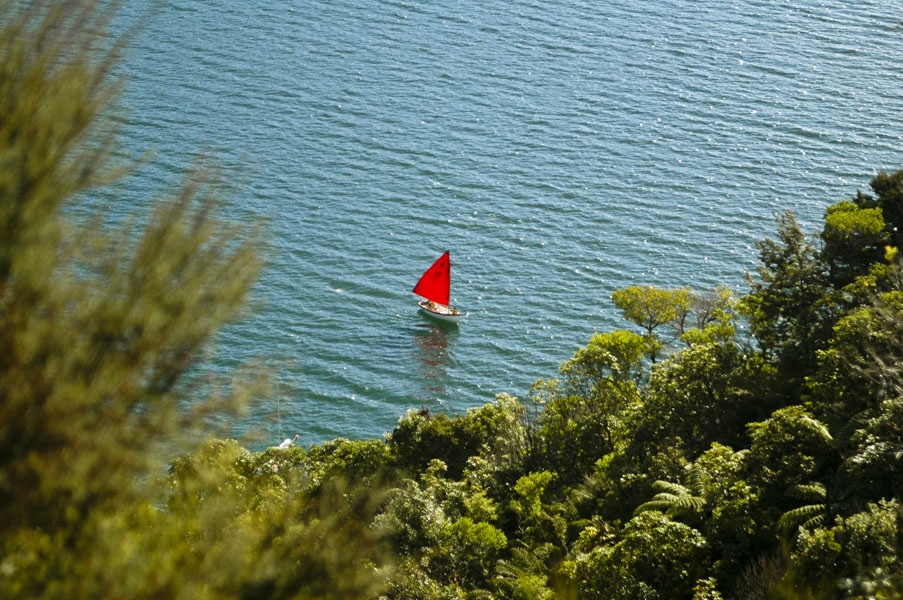
#> input picture 01_basic_image_manipulations/images/New_Zealand_Boat.jpg, 903 x 600 px
$ python D_flipping_images.py
#> lines starting #> are read from the running program, lines starting #| are printed output that depends on the picture
import cv2
import numpy as np
import matplotlib.pyplot as plt


img_NZ_bgr = cv2.imread("images/New_Zealand_Boat.jpg", cv2.IMREAD_COLOR)
#> img_NZ_bgr is the input picture: shape (600, 903, 3); mean B, G, R 96.6, 115, 98
img_NZ_rgb = img_NZ_bgr[:, :, ::-1]

# Fip images
img_NZ_rgb_flipped_horz = cv2.flip(img_NZ_rgb, 1)
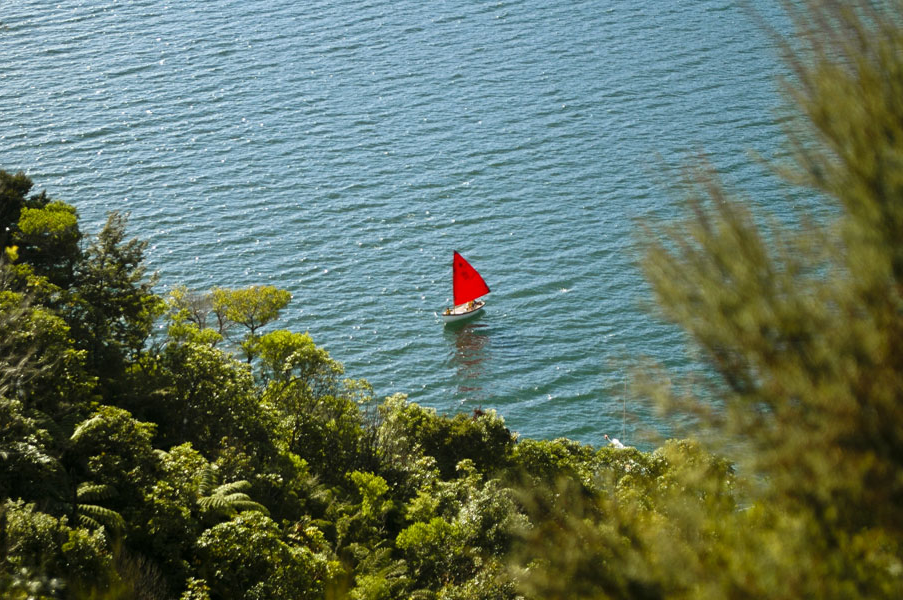
#> img_NZ_rgb_flipped_horz: shape (600, 903, 3); mean R, G, B 98, 115, 96.6
img_NZ_rgb_flipped_vert = cv2.flip(img_NZ_rgb, 0)
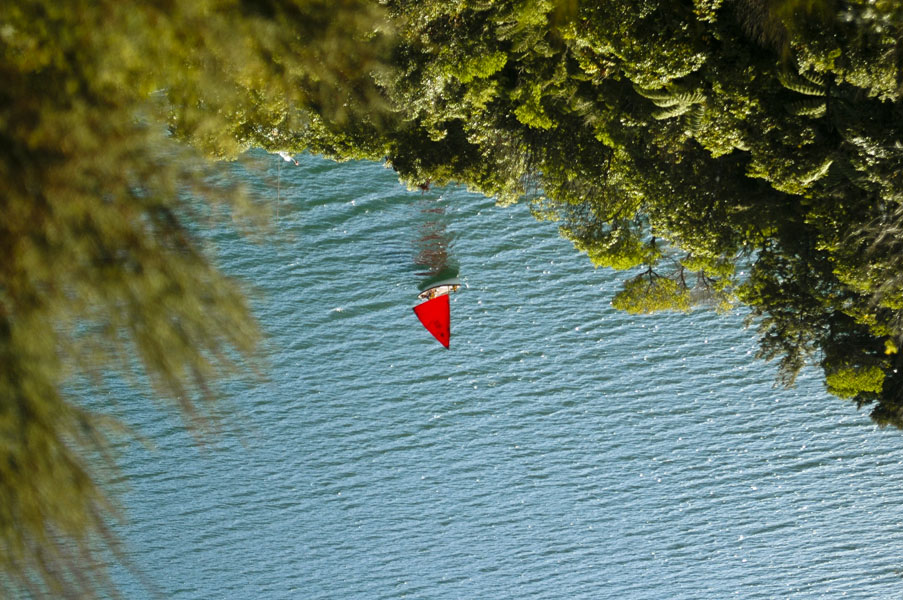
#> img_NZ_rgb_flipped_vert: shape (600, 903, 3); mean R, G, B 98, 115, 96.6
img_NZ_rgb_flipped_both = cv2.flip(img_NZ_rgb, -1)
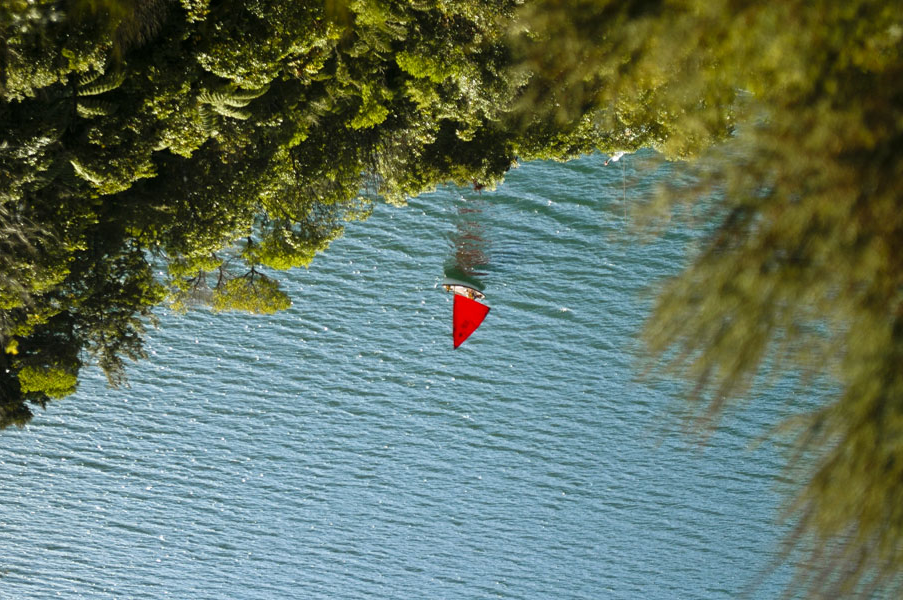
#> img_NZ_rgb_flipped_both: shape (600, 903, 3); mean R, G, B 98, 115, 96.6

# Show the images
plt.figure(figsize=(18, 5))
plt.subplot(144), plt.imshow(img_NZ_rgb), plt.title("Original"), plt.axis("off")
plt.subplot(141), plt.imshow(img_NZ_rgb_flipped_horz), plt.title("Horizontal Flip"), plt.axis("off")
plt.subplot(142), plt.imshow(img_NZ_rgb_flipped_vert), plt.title("Vertical Flip"), plt.axis("off")
plt.subplot(143), plt.imshow(img_NZ_rgb_flipped_both), plt.title("Both Flipped"), plt.axis("off")
plt.show()
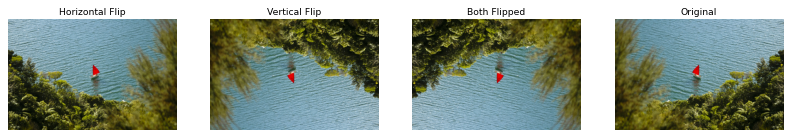
#> figure drawn by matplotlib, 4 panels
